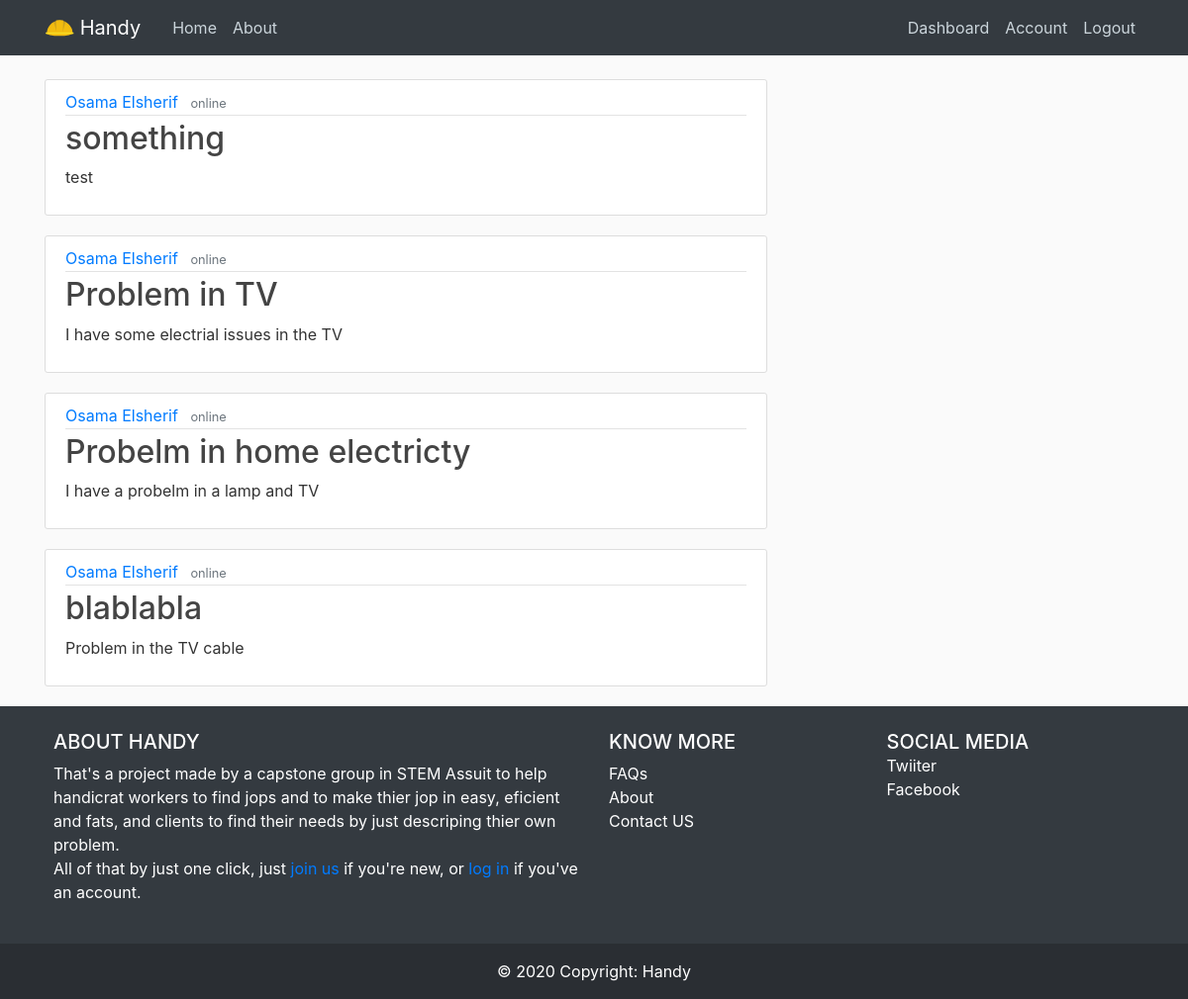
The app's page /home (signed in) with its own data.
### handy/models.py (models this page shows, shortened)
class Post(db.Model):
    id = db.Column(db.Integer, primary_key=True)
    title = db.Column(db.String(100), nullable=False)
    content = db.Column(db.Text, nullable=False)
    major = db.Column(db.Text, nullable=False)
    user_id = db.Column(db.Integer, db.ForeignKey('user.id'), nullable=False)
    jops = db.relationship('AppliedJop', backref='jop', lazy=True)

class User(db.Model, UserMixin):
    default = " I am an Handicraft who search about any jop here, I'm new here; so if you want any help in my major so please contact me"
    id = db.Column(db.Integer, primary_key=True)
    username = db.Column(db.String(20), nullable=False)
    firstname = db.Column(db.String(20), nullable=False)
    lastname = db.Column(db.String(20), nullable=False)
    email = db.Column(db.String(120), unique=True, nullable=False)
    image_file = db.Column(db.String(20), nullable=False, default='default.jpg')
    password = db.Column(db.String(60), nullable=False)
    account_type = db.Column(db.String(), nullable=False)
    phone = db.Column(db.String(), nullable=False)
    city = db.Column(db.String(), nullable=False)
    state = db.Column(db.String(), nullable=False)
    major = db.Column(db.String(), nullable=False, default='General')
    rate = db.Column(db.Integer, nullable=False, default=0)
    description = db.Column(db.Text, nullable=False, default=default)
    posts = db.relationship('Post', backref='author', lazy=True)
    jops = db.relationship('AppliedJop', backref='author', lazy=True)
    Hires = db.relationship('HireWorker', backref='author', lazy=True)
    reviews = db.relationship('Reviews', backref='author', lazy=True)

### handy/routes.py (the view)
@app.route("/")
@app.route("/home")
def home():
    if current_user.is_authenticated:
        if current_user.account_type != 'Client':
            data = Post.query.filter_by(major=current_user.major)
        else:
            data = User.query.filter_by(account_type='Handicraft', city=current_user.city)
        return render_template('home.html', data=data, check="specify")
    return render_template('home.html', check="general")

### handy/models.py (called while the page is built)
@login_manager.user_loader
def load_user(user_id):
    try:
        return User.query.get(int(user_id))
    except:
        pass

### handy/templates/home.html (shortened to what this page needs)
{% extends "layout.html" %}
    {% block content %}
      {% if check != 'general' %}
        {% if current_user.account_type != 'Client' %}
          {% if data.all()|length == 0%}
            {% if current_user.account_type != "General" %}
            <div class="content-section text-center" >
              <h2 class="text-muted">
                If there is no result appears, don't be sad, there is no available jops in yout major yet.
                when an available jop come, we will send you an email.
              </h2>
            </div>
            {% else %}
            <h2 class="text-muted">
              If there is no result appears, don't be sad, you've not specify your major yet, please check your <a href="{{ url_for('account') }}">account</a>, and specify your major.
              when an available jop come, we will send you an email.
            </h2>
            {% endif %}
          {% else %}
            {% for request in data %}
              {% if request.author.city == current_user.city %}
                <article class="media content-section">
                  <div class="media-body">
                    <div class="article-metadata">
                      <a class="mr-2" href="#">{{ request.author.firstname }} {{ request.author.lastname }}</a>
                      <small class="text-muted">online</small>
                    </div>
                    <h2><a class="article-title" href="{{ url_for('Request', post_id=request.id) }}">{{ request.title }}</a></h2>
                    <p class="article-content">{{ request.content }}</p>
                  </div>
                </article>
              {% endif %}
            {% endfor %}
          {% endif %}
        {% endif %}
        {% endif %}
        {% endblock content %}

### handy/templates/layout.html (shortened to what this page needs)
<html lang="en">
<head>
    <link rel="stylesheet" href="https://cdn.jsdelivr.net/npm/bootstrap@4.5.3/dist/css/bootstrap.min.css">
    <link rel="stylesheet" type="text/css" href="{{ url_for('static', filename='main.css') }}">
</head>
<body>
    <header class="site-header">
        <nav class="navbar navbar-expand-md navbar-dark bg-dark fixed-top">
          <div class="container">
            <a class="navbar-brand mr-4" href="/">
                <img src="{{ url_for('static', filename='imgs/handy.svg') }}" width="30" height="30" class="d-inline-block align-top" alt="handy">
                Handy</a>
            <div class="collapse navbar-collapse" id="navbarToggle">
              <div class="navbar-nav mr-auto">
                <a class="nav-item nav-link" href="{{ url_for('home') }}">Home</a>
                <a class="nav-item nav-link" href="{{ url_for('about') }}">About</a>
              </div>
              <div class="navbar-nav">
                  {% if current_user.is_authenticated %}
                    <a class="nav-item nav-link" href="{{ url_for('dashboard') }}">Dashboard</a>
                    <a class="nav-item nav-link" href="{{ url_for('account') }}">Account</a>
                    <a class="nav-item nav-link" href="{{ url_for('logout') }}">Logout</a>
                  {% else %}
                    <a class="nav-item nav-link" href="{{ url_for('login') }}">Login</a>
                    <a class="nav-item nav-link" href="{{ url_for('register') }}">Register</a>
                  {% endif %}
              </div>
            </div>
          </div>
        </nav>
      </header>
    <main role="main" class="container">
        <div class="row">
          <div class="col-md-8">
              {% block content %}{% endblock %}
          </div>
        </div>
      </main>
<section class="">
  <footer class="bg-dark text-white">
    <div class="container p-4">
      <div class="row">
        <div class="col-lg-6 col-md-12 mb-4 mb-md-0">
          <h5 class="text-uppercase text-white">About Handy</h5>
          <p>
            That's a project made by a capstone group in STEM Assuit to help handicrat workers to find jops and to make thier jop in easy, eficient and fats, and clients to find their needs by just descriping thier own problem. <br>
            All of that by just one click, just <a href="{{ url_for('register') }}">join us</a> if you're new, or <a href="{{ url_for('login') }}">log in</a> if you've an account.
          </p>
        </div>
        <div class="col-lg-3 col-md-6 mb-4 mb-md-0">
          <h5 class="text-uppercase text-white">Know More</h5>
          <ul class="list-unstyled mb-0">
            <li>
              <a href="#!" class="text-white">FAQs</a>
            </li>
            <li>
              <a href="{{ url_for('about') }}" class="text-white">About</a>
            </li>
            <li>
              <a href="#!" class="text-white">Contact US</a>
            </li>
          </ul>
        </div>
        <div class="col-lg-3 col-md-6 mb-4 mb-md-0">
          <h5 class="text-uppercase mb-0 text-white">Social Media</h5>
          <ul class="list-unstyled">
            <li>
              <a href="#!" class="text-white">Twiiter</a>
            </li>
            <li>
              <a href="#!" class="text-white">Facebook</a>
            </li>
          </ul>
        </div>
      </div>
    </div>
    <div class="text-center p-3" style="background-color: rgba(0, 0, 0, 0.2);">
      © 2020 Copyright:
      <a class="text-white" href="{{ url_for('home') }}">Handy</a>
    </div>
  </footer>
</section>
</body>
</html>

### handy/static/main.css (style rules this page uses)
body { background: #fafafa; color: #333333; margin-top: 5rem; }
h1, h2, h3, h4, h5, h6 { color: #444444; }
.site-header .navbar-nav .nav-link { color: #cbd5db; }
.content-section { background: #ffffff; padding: 10px 20px; border: 1px solid #dddddd; border-radius: 3px; margin-bottom: 20px; }
.article-title { color: #444444; }
.article-content { white-space: pre-line; }
.article-metadata { padding-bottom: 1px; margin-bottom: 4px; border-bottom: 1px solid #e3e3e3 }

### records on screen
Post: author.firstname "Osama", author.lastname "Elsherif", title "something", content "test"
Post: author.firstname "Osama", author.lastname "Elsherif", title "Problem in TV", content "I have some electrial issues in the TV"
Post: author.firstname "Osama", author.lastname "Elsherif", title "Probelm in home electricty", content "I have a probelm in a lamp and TV"
Post: author.firstname "Osama", author.lastname "Elsherif", title "blablabla", content "Problem in the TV cable"
